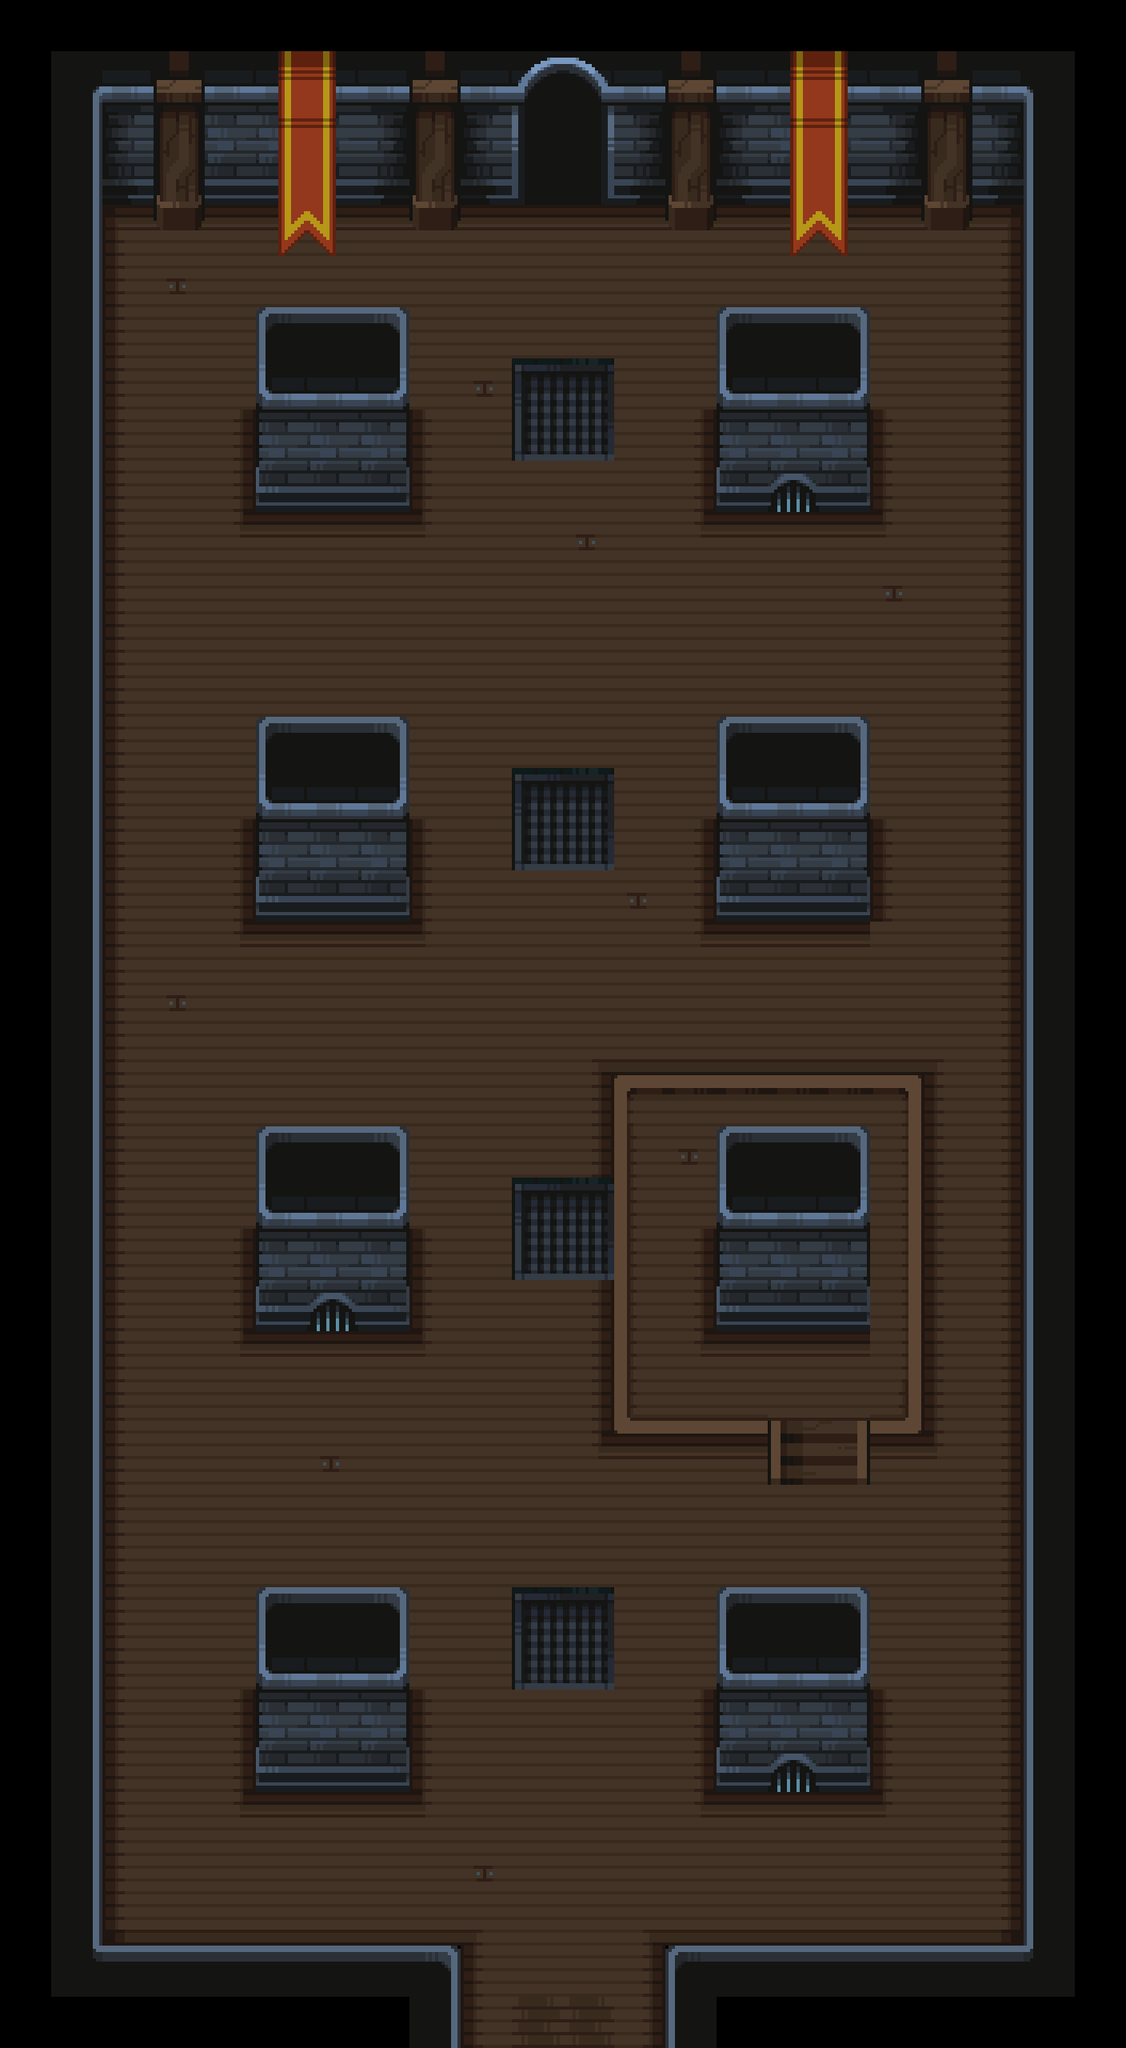

A level layout from a 2D game, rendered from its tile map. Below: a short description, then the map file with tile-grid data replaced by summaries:
An orthogonal 22x40 tile map with 64x64 px tiles, 4 tile layers (chao, chao_detalhes, blocos, blocos_superiores), 3 tilesets and 34 objects (4x guerreiro, 3x ladino, 2x arqueiro, jogador, bomba_de_asma).

<map version="1.9" tiledversion="1.9.2" orientation="orthogonal" renderorder="right-down" width="22" height="40" tilewidth="64" tileheight="64" infinite="0" nextlayerid="18" nextobjectid="120">
 <tileset firstgid="1" source="../tsx/Tiles_Dungeon.tsx" />
 <tileset firstgid="626" source="../tsx/collision_tile_64.tsx" />
 <tileset firstgid="627" source="../tsx/Props.tsx" />
 <group id="5" name="Camada_inferior">
  <layer id="1" name="chao" width="22" height="40">
   <data>[880 cells, 748 non-empty, 25 distinct tile ids]</data>
  </layer>
  <layer id="17" name="chao_detalhes" width="22" height="40">
   <data>[880 cells, 20 non-empty, 8 distinct tile ids]</data>
  </layer>
 </group>
 <group id="14" name="Camada_intermediaria">
  <layer id="2" name="blocos" width="22" height="40">
   <data>[880 cells, 246 non-empty, 37 distinct tile ids]</data>
  </layer>
  <objectgroup id="15" name="objetos_estaticos" />
  <objectgroup id="16" name="objetos_dinamicos" />
 </group>
 <group id="13" name="Camada_superior">
  <layer id="8" name="blocos_superiores" width="22" height="40">
   <data>[880 cells, 44 non-empty, 15 distinct tile ids]</data>
  </layer>
 </group>
 <group id="11" name="Colisao">
  <objectgroup id="10" name="objetos_de_colisao" opacity="0.47">
   <object id="70" x="64" y="128" width="64" height="2304" />
   <object id="71" x="1278.79" y="145.455" width="65.2121" height="2286.55" />
   <object id="73" x="64" y="2432" width="512" height="64" />
   <object id="74" x="832" y="2432" width="512" height="64" />
   <object id="75" x="512" y="2496" width="384" height="64" />
   <object id="78" x="128" y="64" width="512" height="192" />
   <object id="79" x="768" y="64" width="512" height="192" />
   <object id="81" x="640" y="64" width="128" height="64" />
   <object id="82" x="320" y="448" width="192" height="192" />
   <object id="84" x="896" y="448" width="192" height="192" />
   <object id="85" x="320" y="960" width="192" height="192" />
   <object id="86" x="896" y="960" width="192" height="192" />
   <object id="87" x="320" y="1472" width="192" height="192" />
   <object id="88" x="896" y="1472" width="192" height="192" />
   <object id="89" x="320" y="2048" width="192" height="192" />
   <object id="90" x="896" y="2048" width="192" height="192" />
   <object id="94" x="770.667" y="1754.67" width="208.333" height="56" />
   <object id="95" x="1069.67" y="1752" width="83.6667" height="60" />
   <object id="96" x="1136" y="1348" width="17.3333" height="426.667" />
   <object id="97" x="768" y="1344" width="17.3333" height="426.667" />
   <object id="99" x="789.333" y="1345.33" width="344" height="17.3333" />
   <object id="103" x="964" y="1774.67" width="14.6667" height="77.3333" />
   <object id="104" x="1070" y="1776" width="14.6667" height="77.3333" />
  </objectgroup>
 </group>
 <group id="12" name="Entidade">
  <objectgroup id="9" name="entidades">
   <object id="107" name="jogador" x="704" y="2432">
    <point />
   </object>
   <object id="108" name="guerreiro" x="576" y="1984">
    <point />
   </object>
   <object id="109" name="guerreiro" x="832" y="1984">
    <point />
   </object>
   <object id="110" name="bomba_de_asma" x="832" y="1472">
    <point />
   </object>
   <object id="112" name="ladino" x="326" y="258">
    <point />
   </object>
   <object id="113" name="ladino" x="987.712" y="257.909">
    <point />
   </object>
   <object id="115" name="arqueiro" x="448" y="1216">
    <point />
   </object>
   <object id="116" name="arqueiro" x="837" y="1218">
    <point />
   </object>
   <object id="117" name="ladino" x="1003.58" y="1436.08">
    <point />
   </object>
   <object id="118" name="guerreiro" x="576" y="832">
    <point />
   </object>
   <object id="119" name="guerreiro" x="832" y="832">
    <point />
   </object>
  </objectgroup>
 </group>
</map>